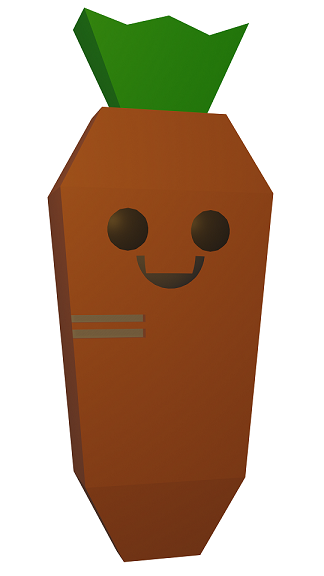
#> input picture OpenCV/Resources/myCarrot.png, 324 x 576 px, found by its file name
$ python freedraw.py
#> lines starting #> are read from the running program, lines starting #| are printed output that depends on the picture
#> further down, img is the input picture: shape (576, 324, 3); mean B, G, R 138.8, 162.9, 186.7
import numpy as np
import cv2 as cv
import socket
import struct

# UDP settings
UDP_IP = '127.0.0.1'
UDP_PORT = 5005

def mouse_event_handler(event, x, y, flags, param):
    # Change 'mouse_state' (given as 'param') according to the mouse 'event'
    if event == cv.EVENT_LBUTTONDOWN:
        param[0] = True
        param[1] = (x, y)
    elif event == cv.EVENT_LBUTTONUP:
        param[0] = False
    elif event == cv.EVENT_MOUSEMOVE and param[0]:
        param[1] = (x, y)

def free_drawing(canvas_width=640, canvas_height=480, init_brush_radius=3):
#> called with canvas_width = 640, canvas_height = 480, init_brush_radius = 3
    global img
    global draw

    # Initialize drawing states
    mouse_state = [False, (-1, -1)] # Note) [mouse_left_button_click, mouse_xy]
    brush_color = 0
    brush_radius = init_brush_radius

    # Instantiate a window and register the mouse callback function
    cv.namedWindow('Free Drawing')
    cv.setMouseCallback('Free Drawing', mouse_event_handler, mouse_state)

    while True:
        palette = [(0, 0, 0), (255, 255, 255), (0, 0, 255), (0, 255, 0), (255, 0, 0), (255, 255, 0), (255, 0, 255), (0, 255, 255)]

        # Draw a point if necessary
        mouse_left_button_click, mouse_xy = mouse_state
        if mouse_left_button_click:
           cv.circle(draw, mouse_xy, brush_radius, palette[brush_color], -1)
           # send position via UDP
           sock = socket.socket(socket.AF_INET, socket.SOCK_DGRAM)
           sock.sendto(struct.pack('ii', mouse_xy[0], mouse_xy[1]), (UDP_IP, UDP_PORT))

        # Show the canvas
        draw_copy = draw.copy()
        info = f'Brush Radius: {brush_radius}'
        cv.putText(draw_copy, info, (10, 25), cv.FONT_HERSHEY_DUPLEX, 0.6, (127, 127, 127), thickness=2)
        cv.putText(draw_copy, info, (10, 25), cv.FONT_HERSHEY_DUPLEX, 0.6, palette[brush_color])
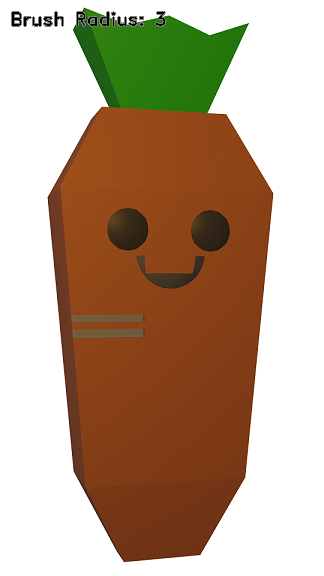
#> draw_copy: shape (576, 324, 3); mean B, G, R 138.2, 162.1, 186.1
        cv.imshow('Free Drawing', draw_copy)

        # Process the key event
        key = cv.waitKey(1)
#> (key Esc is pressed here)
        if key == 27: # ESC
            break
        elif key == ord('\t'):
            brush_color = (brush_color + 1) % len(palette)
        elif key == ord('+') or key == ord('='):
            brush_radius += 1
        elif key == ord('-') or key == ord('_'):
            brush_radius = max(brush_radius - 1, 1)

    cv.destroyAllWindows()

if __name__ == '__main__':
    img = cv.imread('./OpenCV/Resources/myCarrot.png')
    draw = img.copy()
    free_drawing()
